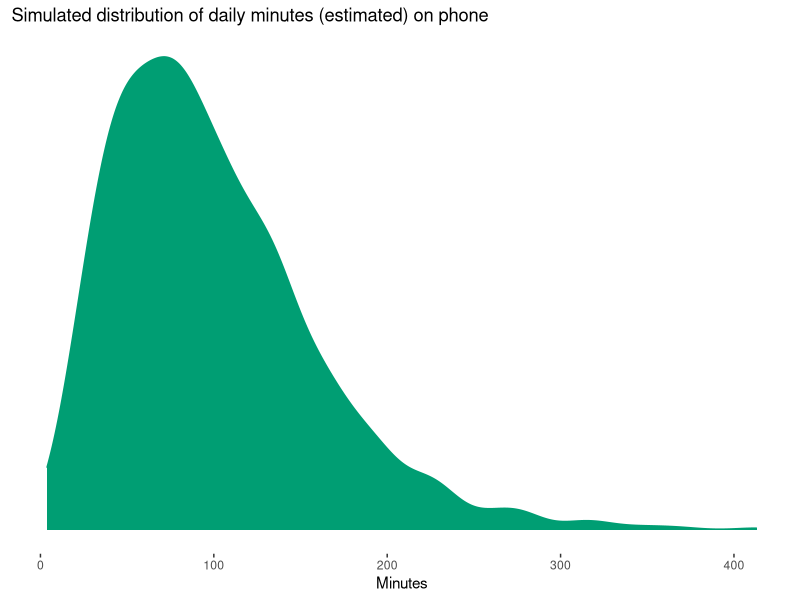
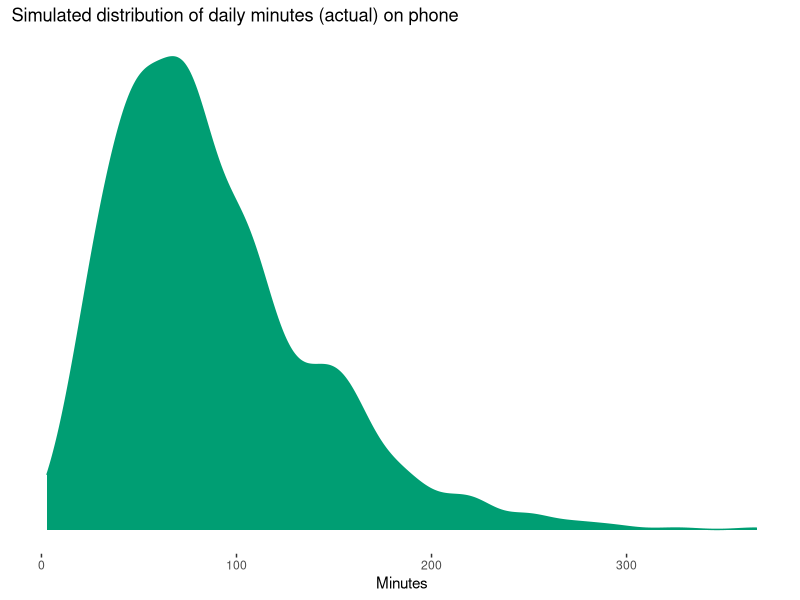
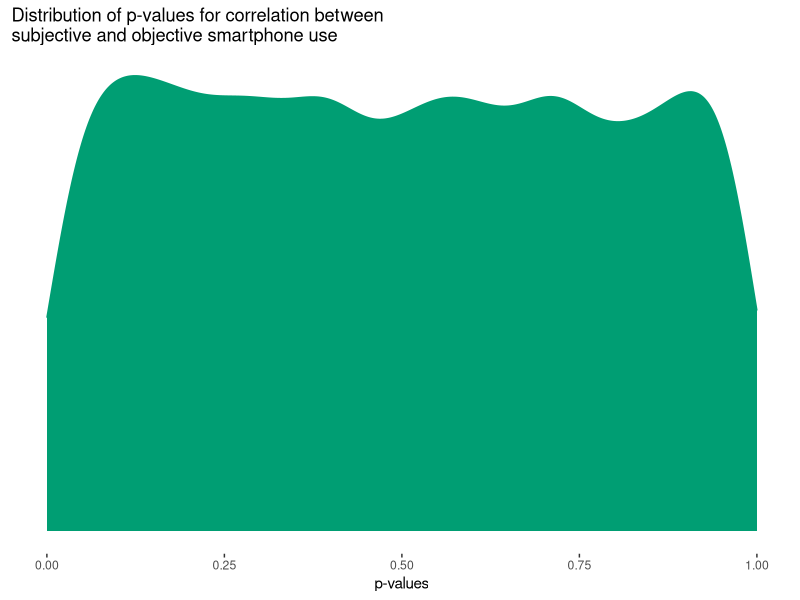
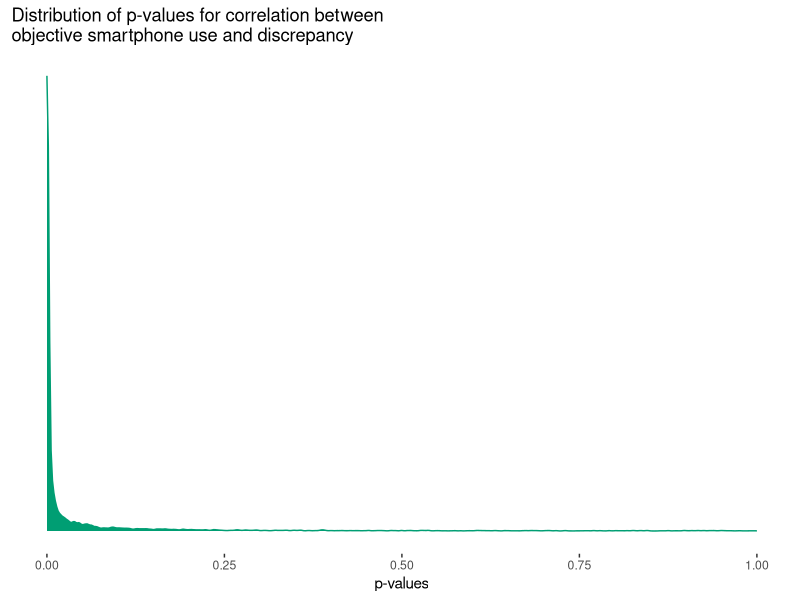
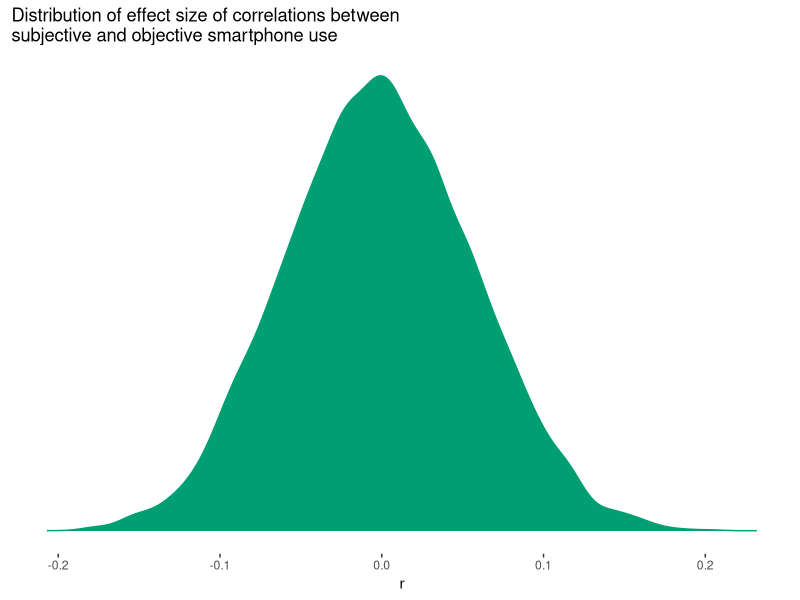
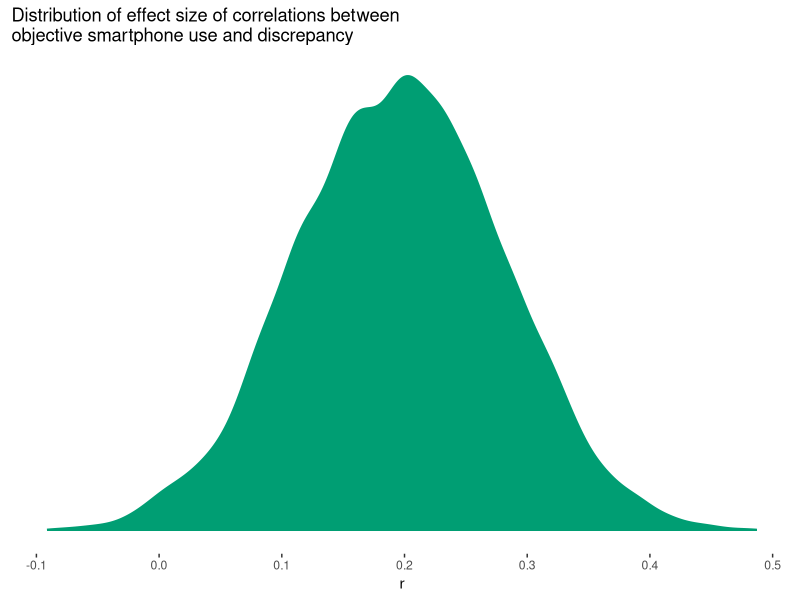

The R source for these figures, in order:
## ---- chunk 1
# densityplot
dens_plot <- 
  function(
    dat,
    variable,
    xlab,
    title
  ){
    ggplot(
      dat,
      aes(x = .data[[variable]])
    ) +
      geom_density(
        color = "#009E73",
        fill = "#009E73"
      ) +
      labs(
        x = xlab,
        title = title
      ) +
      theme(
        panel.grid.major = element_blank(),
        panel.grid.minor = element_blank(),
        panel.background = element_blank(),
        axis.line.y = element_blank(),
        axis.ticks.y = element_blank(),
        axis.title.y = element_blank(),
        axis.text.y = element_blank()
      ) -> p
    
    return(p)
  }
## ---- chunk 2
library(tidyverse)
set.seed(42)

estimated <- 
  tibble(
    minutes = rgamma(1000, 3, 0.03)
  )

actual <- 
  tibble(
    minutes = rgamma(1000, 2.8, 0.032)
  )
## ---- chunk 3
dens_plot(
  estimated, 
  "minutes", 
  "Minutes", 
  "Simulated distribution of daily minutes (estimated) on phone"
  )

dens_plot(
  actual, 
  "minutes", 
  "Minutes", 
  "Simulated distribution of daily minutes (actual) on phone"
  )
## ---- chunk 4
# empty tibble where we'll store results in the loop below
results <- tibble(
  iteration = c(),
  raw_cor = c(),
  raw_p = c(),
  dis_cor = c(),
  dis_p = c()
)

# sample size in paper
N <- 300

for (run in 1:1e4){
  dat <- # data set for this run
    tibble(
      pp = 1:N, # participant
      estimated = rgamma(N, 3, 0.03), # estimated use
      actual = rgamma(N, 2.8, 0.032), # actual use
      discrepancy = abs(actual - estimated) # their absolute difference
    )
  
  raw_correlation <- with(dat, cor.test(actual, estimated)) # correlation between (unrelated) actual and estimated use
  
  discrepancy_correlation <- with(dat, cor.test(actual, discrepancy)) # correlation between absolute difference and actual use
  
  run_results <- # store the results from the two correlations of this run
    tibble(
      iteration = run,
      raw_cor = raw_correlation$estimate,
      raw_p = raw_correlation$p.value,
      dis_cor = discrepancy_correlation$estimate,
      dis_p = discrepancy_correlation$p.value
    )
  
  results <- # store results of this run in overall results
    bind_rows(
      results,
      run_results
    )
}
## ---- chunk 5
dens_plot(results, "raw_p", "p-values", "Distribution of p-values for correlation between \nsubjective and objective smartphone use")
## ---- chunk 6
dens_plot(results, "dis_p", "p-values", "Distribution of p-values for correlation between \nobjective smartphone use and discrepancy")
## ---- chunk 7
dens_plot(results, "raw_cor", "r", "Distribution of effect size of correlations between \nsubjective and objective smartphone use")
dens_plot(results, "dis_cor", "r", "Distribution of effect size of correlations between \nobjective smartphone use and discrepancy")
